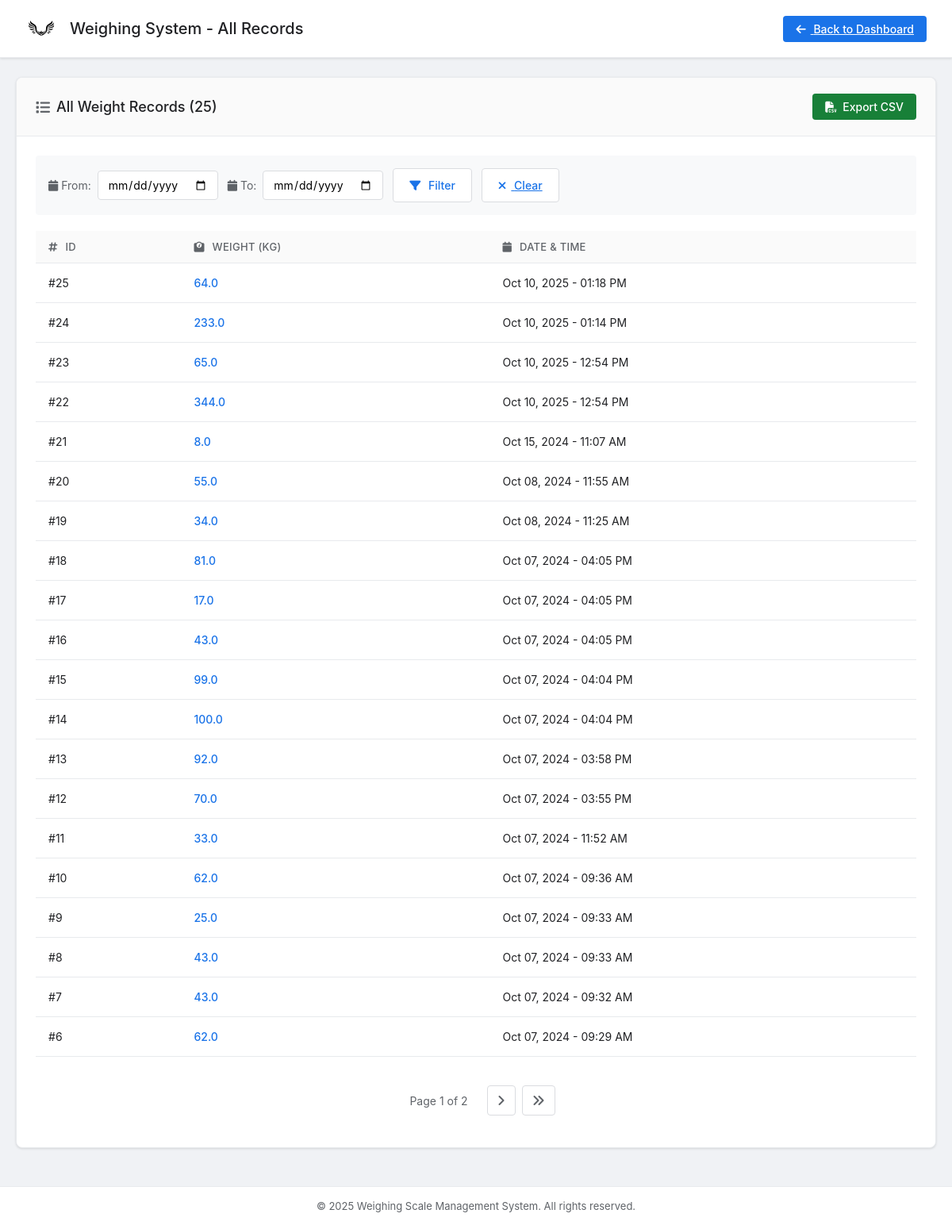
/all-records/ (signed in), run on the app's committed database.
### authentication/models.py (models this page shows, shortened)
class WeightRecord(models.Model):
    user = models.ForeignKey(User, on_delete=models.CASCADE)
    weight = models.FloatField()
    created_at = models.DateTimeField(auto_now_add=True)

### authentication/views.py (the view)
# urls.py: path('all-records/', views.all_records, name='all_records'),
@login_required
def all_records(request):
    from django.core.paginator import Paginator
    all_records = WeightRecord.objects.filter(user=request.user).order_by('-created_at')
    date_from = request.GET.get('from')
    date_to = request.GET.get('to')
    if date_from:
        all_records = all_records.filter(created_at__date__gte=date_from)
    if date_to:
        all_records = all_records.filter(created_at__date__lte=date_to)
    paginator = Paginator(all_records, 20)  # 20 records per page
    page_number = request.GET.get('page', 1)
    page_obj = paginator.get_page(page_number)
    context = {
        'weight_records': page_obj,
        'total_records': all_records.count(),
        'page_obj': page_obj,
        'is_paginated': page_obj.has_other_pages(),
    }
    return render(request, 'all_records.html', context)

### templates/all_records.html (shortened to what this page needs)
{% load static %}
<!DOCTYPE html>
<html lang="en">
<head>
    <link rel="stylesheet" href="{% static 'css/dashboard.css' %}">
    <link rel="stylesheet" href="https://cdnjs.cloudflare.com/ajax/libs/font-awesome/6.4.0/css/all.min.css">
</head>
<body>
    <header>
        <div class="header-left">
            <img src="{% static 'images/1.png' %}" alt="Logo" class="header-logo">
            <h1 class="header-title">Weighing System - All Records</h1>
        </div>
        <nav class="user-menu">
            <a href="{% url 'home' %}" class="btn-logout" style="background: #1a73e8; color: white; border: none;">
                <i class="fas fa-arrow-left"></i> Back to Dashboard
            </a>
        </nav>
    </header>
    <div class="dashboard-container">
        <section class="card">
            <div class="card-header">
                <h2><i class="fas fa-list"></i> All Weight Records ({{ total_records }})</h2>
                <div class="header-actions">
                    <a href="{% url 'export_weights' %}" class="btn-export">
                        <i class="fas fa-file-csv"></i> Export CSV
                    </a>
                </div>
            </div>
            <div class="card-body">
                <form method="GET" class="filter-section">
                    <div class="filter-group">
                        <label><i class="fas fa-calendar"></i> From:</label>
                        <input type="date" name="from" value="{{ request.GET.from }}" class="filter-input">
                    </div>
                    <div class="filter-group">
                        <label><i class="fas fa-calendar"></i> To:</label>
                        <input type="date" name="to" value="{{ request.GET.to }}" class="filter-input">
                    </div>
                    <button type="submit" class="btn-secondary">
                        <i class="fas fa-filter"></i> Filter
                    </button>
                    <a href="{% url 'all_records' %}" class="btn-secondary">
                        <i class="fas fa-times"></i> Clear
                    </a>
                </form>
                {% if weight_records %}
                    <div class="table-responsive">
                        <table class="modern-table">
                            <thead>
                                <tr>
                                    <th><i class="fas fa-hashtag"></i> ID</th>
                                    <th><i class="fas fa-weight"></i> Weight (kg)</th>
                                    <th><i class="fas fa-calendar"></i> Date & Time</th>
                                </tr>
                            </thead>
                            <tbody>
                                {% for record in weight_records %}
                                    <tr>
                                        <td>#{{ record.id }}</td>
                                        <td><strong>{{ record.weight }}</strong></td>
                                        <td>{{ record.created_at|date:"M d, Y - h:i A" }}</td>
                                    </tr>
                                {% endfor %}
                            </tbody>
                        </table>
                    </div>
                    {% if is_paginated %}
                        <div class="pagination">
                            <span class="page-info">Page {{ page_obj.number }} of {{ page_obj.paginator.num_pages }}</span>
                            {% if page_obj.has_next %}
                                <a href="?page={{ page_obj.next_page_number }}{% if request.GET.from %}&from={{ request.GET.from }}{% endif %}{% if request.GET.to %}&to={{ request.GET.to }}{% endif %}" class="btn-page">
                                    <i class="fas fa-angle-right"></i>
                                </a>
                                <a href="?page={{ page_obj.paginator.num_pages }}{% if request.GET.from %}&from={{ request.GET.from }}{% endif %}{% if request.GET.to %}&to={{ request.GET.to }}{% endif %}" class="btn-page">
                                    <i class="fas fa-angle-double-right"></i>
                                </a>
                            {% endif %}
                        </div>
                    {% endif %}
                {% else %}
                    <div class="empty-state">
                        <i class="fas fa-inbox"></i>
                        <p>No records found matching your criteria.</p>
                    </div>
                {% endif %}
            </div>
        </section>
    </div>
    <footer class="dashboard-footer">
        <p>&copy; 2025 Weighing Scale Management System. All rights reserved.</p>
    </footer>
</body>
</html>

### static/css/dashboard.css (style rules this page uses)
* { margin: 0; padding: 0; box-sizing: border-box; }
body { font-family: -apple-system, BlinkMacSystemFont, 'Segoe UI', Roboto, 'Helvetica Neue', Arial, sans-serif; background: #f0f2f5; color: #202124; min-height: 100vh; display: flex; flex-direction: column; }
header { background: #ffffff; color: #202124; padding: 16px 32px; display: flex; justify-content: space-between; align-items: center; box-shadow: 0 1px 3px rgba(0, 0, 0, 0.12); position: sticky; top: 0; z-index: 100; border-bottom: 1px solid #e8eaed; }
.header-left { display: flex; align-items: center; gap: 16px; }
.header-logo { height: 40px; }
.header-title { font-size: 20px; font-weight: 500; color: #202124; }
.user-menu { display: flex; align-items: center; gap: 24px; }
.btn-logout { background: #ffffff; color: #1a73e8; border: 1px solid #dadce0; padding: 8px 16px; border-radius: 4px; cursor: pointer; font-weight: 500; transition: all 0.2s ease; font-size: 14px; font-family: inherit; }
.btn-logout i { margin-right: 6px; }
.dashboard-container { max-width: 1400px; margin: 0 auto; padding: 24px 20px; flex: 1; width: 100%; }
.card { background: #ffffff; border-radius: 8px; box-shadow: 0 1px 3px rgba(0, 0, 0, 0.12); margin-bottom: 24px; overflow: hidden; border: 1px solid #e8eaed; }
.card-header { padding: 20px 24px; border-bottom: 1px solid #e8eaed; display: flex; justify-content: space-between; align-items: center; background: #fafafa; }
.card-header h2 { font-size: 18px; font-weight: 500; color: #202124; display: flex; align-items: center; gap: 8px; }
.card-header h2 i { color: #5f6368; }
.card-body { padding: 24px; }
.btn-secondary { background: #ffffff; color: #1a73e8; border: 1px solid #dadce0; padding: 12px 20px; border-radius: 4px; cursor: pointer; font-size: 14px; font-weight: 500; transition: all 0.2s ease; white-space: nowrap; font-family: inherit; }
.btn-secondary i { margin-right: 6px; }
.btn-export { background: #188038; color: white; border: none; padding: 8px 16px; border-radius: 4px; text-decoration: none; font-weight: 500; transition: background 0.2s ease; display: inline-flex; align-items: center; gap: 8px; font-size: 14px; }
.table-responsive { overflow-x: auto; }
.modern-table { width: 100%; border-collapse: collapse; }
.modern-table thead { background: #fafafa; border-bottom: 1px solid #e8eaed; }
.modern-table thead th { padding: 12px 16px; text-align: left; font-weight: 500; color: #5f6368; font-size: 13px; text-transform: uppercase; letter-spacing: 0.3px; }
.modern-table thead th i { margin-right: 6px; color: #5f6368; }
.modern-table tbody tr { border-bottom: 1px solid #e8eaed; transition: background-color 0.1s ease; }
.modern-table tbody td { padding: 16px; color: #202124; font-size: 14px; }
.modern-table tbody td strong { color: #1a73e8; font-weight: 500; }
.dashboard-footer { background: #ffffff; color: #5f6368; text-align: center; padding: 16px; margin-top: auto; border-top: 1px solid #e8eaed; }
.dashboard-footer p { margin: 0; font-size: 13px; }
.filter-section { display: flex; gap: 12px; margin-bottom: 20px; flex-wrap: wrap; padding: 16px; background: #f8f9fa; border-radius: 4px; }
.filter-group { display: flex; align-items: center; gap: 8px; }
.filter-group label { font-size: 14px; color: #5f6368; white-space: nowrap; }
.filter-input { padding: 8px 12px; border: 1px solid #dadce0; border-radius: 4px; font-size: 14px; font-family: inherit; }
.header-actions { display: flex; gap: 8px; }
.pagination { display: flex; justify-content: center; align-items: center; gap: 8px; margin-top: 20px; padding: 16px 0; }
.btn-page { padding: 8px 12px; border: 1px solid #dadce0; border-radius: 4px; text-decoration: none; color: #5f6368; transition: all 0.2s ease; }
.page-info { padding: 0 16px; color: #5f6368; font-size: 14px; }

### data on the page
WeightRecord: id "25", weight "64.0", created_at "Oct 10, 2025 - 01:18 PM"
WeightRecord: id "24", weight "233.0", created_at "Oct 10, 2025 - 01:14 PM"
WeightRecord: id "23", weight "65.0", created_at "Oct 10, 2025 - 12:54 PM"
WeightRecord: id "22", weight "344.0", created_at "Oct 10, 2025 - 12:54 PM"
WeightRecord: id "21", weight "8.0", created_at "Oct 15, 2024 - 11:07 AM"
WeightRecord: id "20", weight "55.0", created_at "Oct 08, 2024 - 11:55 AM"
WeightRecord: id "19", weight "34.0", created_at "Oct 08, 2024 - 11:25 AM"
WeightRecord: id "18", weight "81.0", created_at "Oct 07, 2024 - 04:05 PM"
WeightRecord: id "17", weight "17.0", created_at "Oct 07, 2024 - 04:05 PM"
WeightRecord: id "16", weight "43.0", created_at "Oct 07, 2024 - 04:05 PM"
WeightRecord: id "15", weight "99.0", created_at "Oct 07, 2024 - 04:04 PM"
WeightRecord: id "14", weight "100.0", created_at "Oct 07, 2024 - 04:04 PM"
WeightRecord: id "13", weight "92.0", created_at "Oct 07, 2024 - 03:58 PM"
WeightRecord: id "12", weight "70.0", created_at "Oct 07, 2024 - 03:55 PM"
WeightRecord: id "11", weight "33.0", created_at "Oct 07, 2024 - 11:52 AM"
WeightRecord: id "10", weight "62.0", created_at "Oct 07, 2024 - 09:36 AM"
WeightRecord: id "9", weight "25.0", created_at "Oct 07, 2024 - 09:33 AM"
WeightRecord: id "8", weight "43.0", created_at "Oct 07, 2024 - 09:33 AM"
WeightRecord: id "7", weight "43.0", created_at "Oct 07, 2024 - 09:32 AM"
WeightRecord: id "6", weight "62.0", created_at "Oct 07, 2024 - 09:29 AM"

### other printed values
{{ total_records }} "25"
{{ page_obj.number }} "1"
{{ page_obj.paginator.num_pages }} "2"
